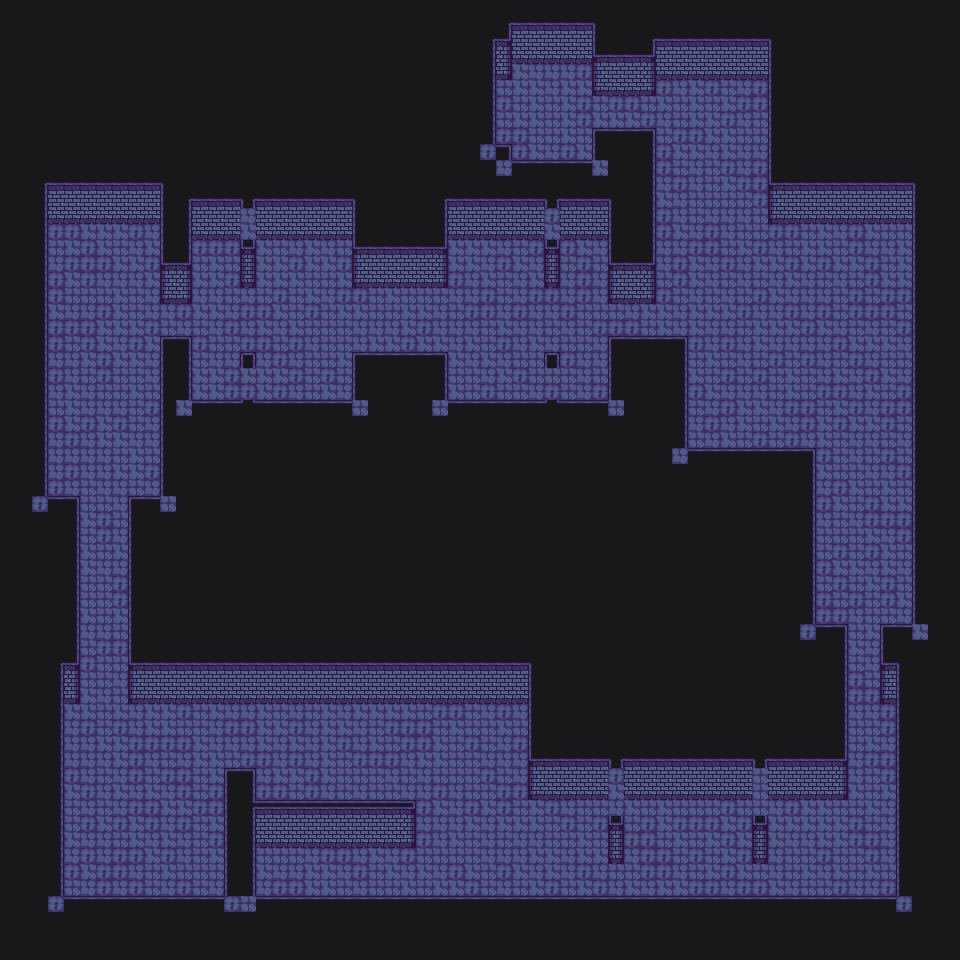

Rendered tile map (Tiled .tmx) drawn with the repository's tilesets; below, a short description and the map source with its tile grids summarised:
An orthogonal 60x60 tile map with 16x16 px tiles, 2 tile layers (floor, walls), 3 hidden layers not drawn.

<map version="1.10" tiledversion="1.10.1" orientation="orthogonal" renderorder="right-down" width="60" height="60" tilewidth="16" tileheight="16" infinite="0" nextlayerid="7" nextobjectid="3">
 <editorsettings>
  <export target="unbound_blue.tmx" format="tmx" />
 </editorsettings>
 <tileset firstgid="1" source="updated blue.tsx" />
 <layer id="1" name="floor" width="60" height="60" locked="1">
  <data>[3600 cells, 3600 non-empty, 4 distinct tile ids]</data>
 </layer>
 <layer id="2" name="walls" width="60" height="60">
  <data>[3600 cells, 2379 non-empty, 29 distinct tile ids]</data>
 </layer>
 <layer id="3" name="wall_collision" width="60" height="60" visible="0">
  <data>[3600 cells, 484 non-empty, 1 distinct tile ids]</data>
 </layer>
 <layer id="5" name="spawning_spaces" width="60" height="60" visible="0">
  <data>[3600 cells, 211 non-empty, 1 distinct tile ids]</data>
 </layer>
 <layer id="6" name="interactables" width="60" height="60" visible="0">
  <data>[3600 cells, 4 non-empty, 2 distinct tile ids]</data>
 </layer>
</map>
